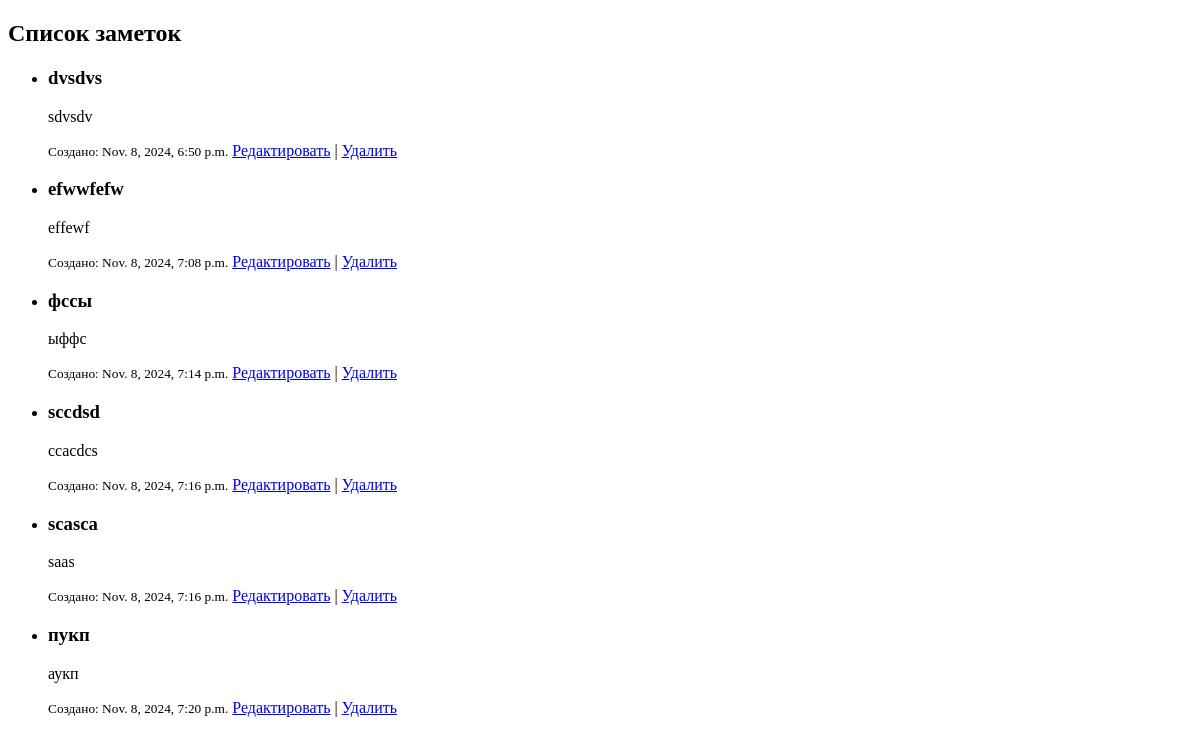
/notes_list/, run on an earlier commit of the app's database.
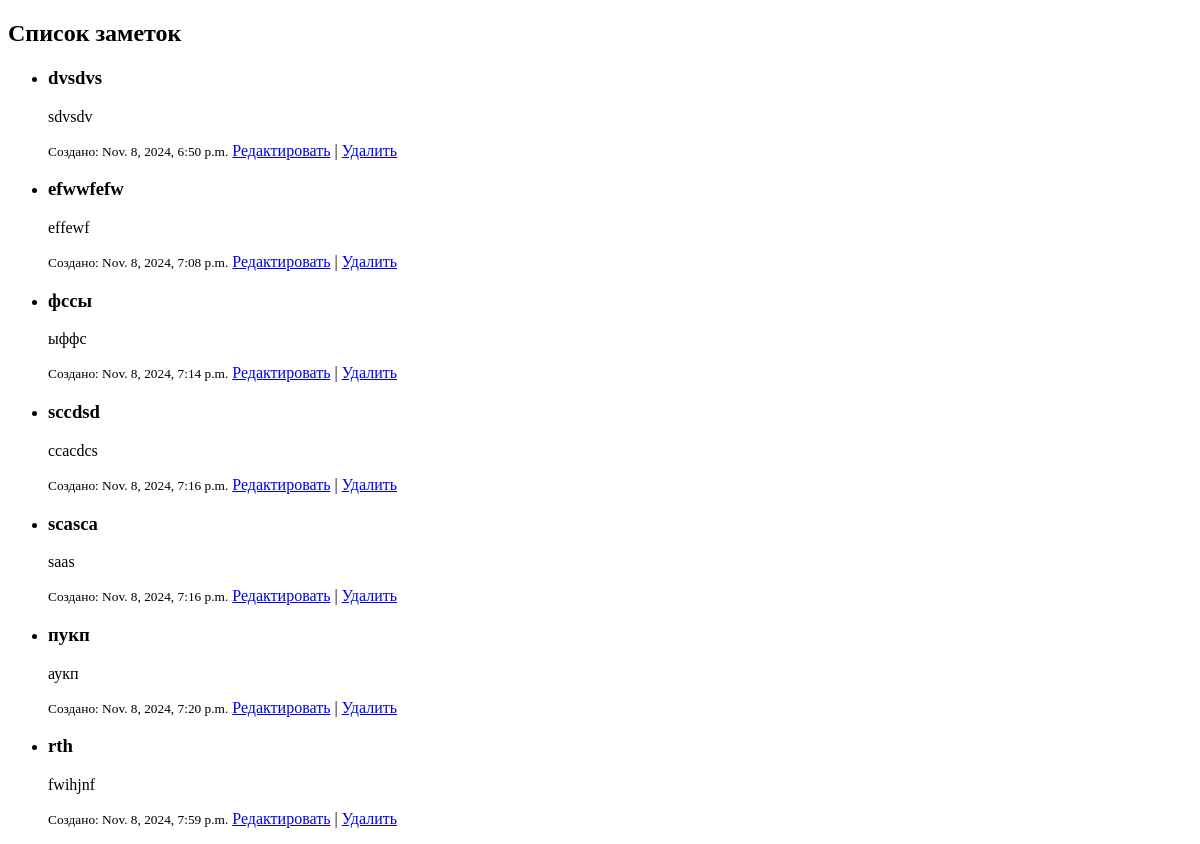
And on a later commit of the database.
### notes_app/models.py (models this page shows, shortened)
class Notes(models.Model):
    user = models.ForeignKey(User, on_delete=models.CASCADE)
    title = models.CharField(max_length=100)
    content = models.TextField()
    created_at = models.DateTimeField(auto_now_add=True)

### notes_app/views.py (the view)
# urls.py: path('notes_list/', views.note_list_view, name='notes_list'),
def note_list_view(request):
    notes = Notes.objects.all()  # Извлекаем все заметки
    return render(request, 'notes_app/notes_list.html', {'notes': notes})

### notes_app/templates/notes_app/notes_list.html (shortened to what this page needs)
<!DOCTYPE html>
<html lang="en">
<head>
</head>
<body>
<main>
        <section class="note-list">
            <h2>Список заметок</h2>
            {% if notes %}
                <ul>
                    {% for note in notes %}
                        <li>
                            <h3>{{ note.title }}</h3>
                            <p>{{ note.content }}</p>
                            <small>Создано: {{ note.created_at }}</small>
                            <a href="#">Редактировать</a> |
                            <a href="#">Удалить</a>
                        </li>
                    {% endfor %}
                </ul>
            {% else %}
                <p>У вас пока нет заметок. Добавьте новую!</p>
            {% endif %}
        </section>
    </main>
</body>
</html>

What changed in the data, as far as the page shows it:
added Notes: title "rth", content "fwihjnf", created_at "Nov. 8, 2024, 7:59 p.m."
